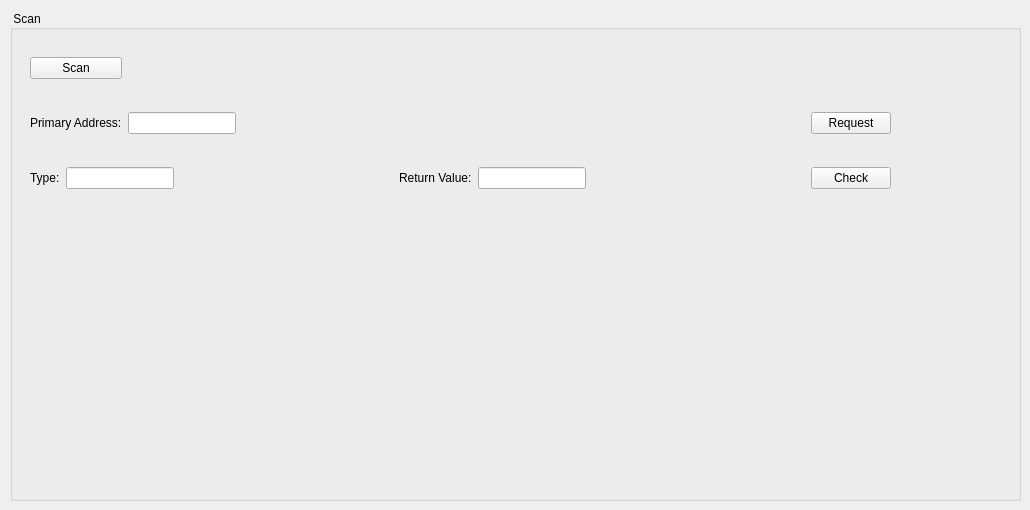
    <widget class="QWidget" name="tab_6">
     <attribute name="title">
      <string>MBus-Scan</string>
     </attribute>
     <widget class="QGroupBox" name="groupBox_17">
      <property name="geometry">
       <rect>
        <x>10</x>
        <y>10</y>
        <width>1011</width>
        <height>491</height>
       </rect>
      </property>
      <property name="sizePolicy">
       <sizepolicy hsizetype="Fixed" vsizetype="Preferred">
        <horstretch>0</horstretch>
        <verstretch>0</verstretch>
       </sizepolicy>
      </property>
      <property name="minimumSize">
       <size>
        <width>200</width>
        <height>0</height>
       </size>
      </property>
      <property name="layoutDirection">
       <enum>Qt::LeftToRight</enum>
      </property>
      <property name="title">
       <string> Scan</string>
      </property>
      <property name="alignment">
       <set>Qt::AlignLeading|Qt::AlignLeft|Qt::AlignVCenter</set>
      </property>
      <widget class="QWidget" name="layoutWidget">
       <property name="geometry">
        <rect>
         <x>20</x>
         <y>40</y>
         <width>861</width>
         <height>149</height>
        </rect>
       </property>
       <layout class="QGridLayout" name="gridLayout_15">
        <item row="1" column="0">
         <spacer name="verticalSpacer">
          <property name="orientation">
           <enum>Qt::Vertical</enum>
          </property>
          <property name="sizeType">
           <enum>QSizePolicy::Fixed</enum>
          </property>
          <property name="sizeHint" stdset="0">
           <size>
            <width>20</width>
            <height>20</height>
           </size>
          </property>
         </spacer>
        </item>
        <item row="3" column="0">
         <spacer name="verticalSpacer_2">
          <property name="orientation">
           <enum>Qt::Vertical</enum>
          </property>
          <property name="sizeType">
           <enum>QSizePolicy::Fixed</enum>
          </property>
          <property name="sizeHint" stdset="0">
           <size>
            <width>20</width>
            <height>20</height>
           </size>
          </property>
         </spacer>
        </item>
        <item row="4" column="0" colspan="4">
         <layout class="QHBoxLayout" name="horizontalLayout_2">
          <item>
           <widget class="QLabel" name="label_19">
            <property name="sizePolicy">
             <sizepolicy hsizetype="Maximum" vsizetype="Preferred">
              <horstretch>0</horstretch>
              <verstretch>0</verstretch>
             </sizepolicy>
            </property>
            <property name="text">
             <string>Type:</string>
            </property>
           </widget>
          </item>
          <item>
           <widget class="QLineEdit" name="mbusCmdType">
            <property name="sizePolicy">
             <sizepolicy hsizetype="Preferred" vsizetype="Fixed">
              <horstretch>0</horstretch>
              <verstretch>0</verstretch>
             </sizepolicy>
            </property>
            <property name="text">
             <string/>
            </property>
            <property name="readOnly">
             <bool>false</bool>
            </property>
           </widget>
          </item>
          <item>
           <spacer name="horizontalSpacer_8">
            <property name="orientation">
             <enum>Qt::Horizontal</enum>
            </property>
            <property name="sizeHint" stdset="0">
             <size>
              <width>145</width>
              <height>20</height>
             </size>
            </property>
           </spacer>
          </item>
          <item>
           <widget class="QLabel" name="label_27">
            <property name="sizePolicy">
             <sizepolicy hsizetype="Maximum" vsizetype="Preferred">
              <horstretch>0</horstretch>
              <verstretch>0</verstretch>
             </sizepolicy>
            </property>
            <property name="text">
             <string>Return Value:</string>
            </property>
           </widget>
          </item>
          <item>
           <widget class="QLineEdit" name="mbusCmdRet">
            <property name="sizePolicy">
             <sizepolicy hsizetype="Preferred" vsizetype="Fixed">
              <horstretch>0</horstretch>
              <verstretch>0</verstretch>
             </sizepolicy>
            </property>
            <property name="text">
             <string/>
            </property>
            <property name="readOnly">
             <bool>false</bool>
            </property>
           </widget>
          </item>
          <item>
           <spacer name="horizontalSpacer_7">
            <property name="orientation">
             <enum>Qt::Horizontal</enum>
            </property>
            <property name="sizeHint" stdset="0">
             <size>
              <width>107</width>
              <height>20</height>
             </size>
            </property>
           </spacer>
          </item>
          <item>
           <widget class="QPushButton" name="pushButton_7">
            <property name="sizePolicy">
             <sizepolicy hsizetype="Preferred" vsizetype="Fixed">
              <horstretch>0</horstretch>
              <verstretch>0</verstretch>
             </sizepolicy>
            </property>
            <property name="text">
             <string>Check</string>
            </property>
           </widget>
          </item>
         </layout>
        </item>
        <item row="0" column="0">
         <widget class="QPushButton" name="pushButton_11">
          <property name="text">
           <string>Scan</string>
          </property>
         </widget>
        </item>
        <item row="2" column="1">
         <widget class="QLineEdit" name="mbusReqEdit">
          <property name="sizePolicy">
           <sizepolicy hsizetype="Fixed" vsizetype="Fixed">
            <horstretch>0</horstretch>
            <verstretch>0</verstretch>
           </sizepolicy>
          </property>
          <property name="text">
           <string/>
          </property>
          <property name="readOnly">
           <bool>false</bool>
          </property>
         </widget>
        </item>
        <item row="2" column="0">
         <widget class="QLabel" name="label_18">
          <property name="sizePolicy">
           <sizepolicy hsizetype="Maximum" vsizetype="Preferred">
            <horstretch>0</horstretch>
            <verstretch>0</verstretch>
           </sizepolicy>
          </property>
          <property name="text">
           <string>Primary Address:</string>
          </property>
         </widget>
        </item>
        <item row="2" column="2">
         <spacer name="horizontalSpacer_12">
          <property name="orientation">
           <enum>Qt::Horizontal</enum>
          </property>
          <property name="sizeHint" stdset="0">
           <size>
            <width>107</width>
            <height>20</height>
           </size>
          </property>
         </spacer>
        </item>
        <item row="2" column="3">
         <widget class="QPushButton" name="pushButton_6">
          <property name="sizePolicy">
           <sizepolicy hsizetype="Fixed" vsizetype="Fixed">
            <horstretch>0</horstretch>
            <verstretch>0</verstretch>
           </sizepolicy>
          </property>
          <property name="text">
           <string>Request</string>
          </property>
         </widget>
        </item>
       </layout>
      </widget>
     </widget>
    </widget>
